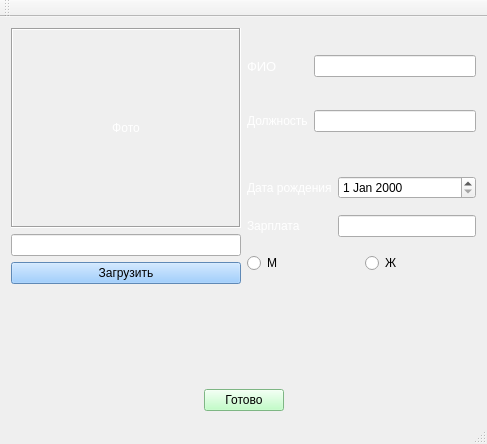
<?xml version="1.0" encoding="UTF-8"?>
<ui version="4.0">
 <class>MainWindow</class>
 <widget class="QMainWindow" name="MainWindow">
  <property name="geometry">
   <rect>
    <x>0</x>
    <y>0</y>
    <width>487</width>
    <height>444</height>
   </rect>
  </property>
  <property name="windowTitle">
   <string>MainWindow</string>
  </property>
  <widget class="QWidget" name="centralWidget">
   <layout class="QGridLayout" name="gridLayout_4">
    <item row="0" column="0" colspan="3">
     <layout class="QGridLayout" name="gridLayout_3">
      <item row="0" column="0" rowspan="2">
       <layout class="QVBoxLayout" name="verticalLayout">
        <item>
         <widget class="QLabel" name="label_photo">
          <property name="sizePolicy">
           <sizepolicy hsizetype="Minimum" vsizetype="Preferred">
            <horstretch>0</horstretch>
            <verstretch>0</verstretch>
           </sizepolicy>
          </property>
          <property name="minimumSize">
           <size>
            <width>200</width>
            <height>200</height>
           </size>
          </property>
          <property name="styleSheet">
           <string notr="true">font: 10pt &quot;xos4 Terminus&quot;;
color:rgb(255, 255, 255)</string>
          </property>
          <property name="frameShape">
           <enum>QFrame::Box</enum>
          </property>
          <property name="frameShadow">
           <enum>QFrame::Sunken</enum>
          </property>
          <property name="text">
           <string>Фото</string>
          </property>
          <property name="alignment">
           <set>Qt::AlignCenter</set>
          </property>
         </widget>
        </item>
        <item>
         <widget class="QLineEdit" name="lineEdit_path"/>
        </item>
        <item>
         <widget class="QPushButton" name="pushButton_load">
          <property name="styleSheet">
           <string notr="true">background:rgb(133, 192, 255)</string>
          </property>
          <property name="text">
           <string>Загрузить</string>
          </property>
         </widget>
        </item>
       </layout>
      </item>
      <item row="0" column="1">
       <layout class="QGridLayout" name="gridLayout">
        <item row="0" column="0">
         <widget class="QLabel" name="label_fio">
          <property name="styleSheet">
           <string notr="true">font: 10pt;
color:rgb(255, 255, 255)</string>
          </property>
          <property name="text">
           <string>ФИО</string>
          </property>
         </widget>
        </item>
        <item row="0" column="1">
         <widget class="QLineEdit" name="lineEdit_fio">
          <property name="text">
           <string/>
          </property>
         </widget>
        </item>
        <item row="1" column="1">
         <widget class="QLineEdit" name="lineEdit_dolzhnost"/>
        </item>
        <item row="1" column="0">
         <widget class="QLabel" name="label_dolzhnost">
          <property name="styleSheet">
           <string notr="true">font: 10pt &quot;xos4 Terminus&quot;;
color:rgb(255, 255, 255)</string>
          </property>
          <property name="text">
           <string>Должность</string>
          </property>
         </widget>
        </item>
       </layout>
      </item>
      <item row="1" column="1">
       <layout class="QGridLayout" name="gridLayout_2">
        <item row="0" column="0">
         <widget class="QLabel" name="label_birthday">
          <property name="styleSheet">
           <string notr="true">font: 10pt &quot;xos4 Terminus&quot;;
color:rgb(255, 255, 255)</string>
          </property>
          <property name="text">
           <string>Дата рождения</string>
          </property>
         </widget>
        </item>
        <item row="0" column="1">
         <widget class="QDateEdit" name="dateEdit">
          <property name="styleSheet">
           <string notr="true"/>
          </property>
         </widget>
        </item>
        <item row="1" column="0">
         <widget class="QLabel" name="label_zp">
          <property name="styleSheet">
           <string notr="true">font: 10pt &quot;xos4 Terminus&quot;;
color:rgb(255, 255, 255)</string>
          </property>
          <property name="text">
           <string>Зарплата</string>
          </property>
         </widget>
        </item>
        <item row="1" column="1">
         <widget class="QLineEdit" name="lineEdit_zp">
          <property name="styleSheet">
           <string notr="true"/>
          </property>
         </widget>
        </item>
        <item row="2" column="0" colspan="2">
         <layout class="QHBoxLayout" name="horizontalLayout">
          <item>
           <widget class="QRadioButton" name="radioButton_m">
            <property name="styleSheet">
             <string notr="true">font: 10pt &quot;xos4 Terminus&quot;;</string>
            </property>
            <property name="text">
             <string>М</string>
            </property>
           </widget>
          </item>
          <item>
           <widget class="QRadioButton" name="radioButton_f">
            <property name="styleSheet">
             <string notr="true">font: 10pt &quot;xos4 Terminus&quot;;</string>
            </property>
            <property name="text">
             <string>Ж</string>
            </property>
           </widget>
          </item>
         </layout>
        </item>
       </layout>
      </item>
     </layout>
    </item>
    <item row="1" column="1">
     <spacer name="verticalSpacer">
      <property name="orientation">
       <enum>Qt::Vertical</enum>
      </property>
      <property name="sizeHint" stdset="0">
       <size>
        <width>20</width>
        <height>86</height>
       </size>
      </property>
     </spacer>
    </item>
    <item row="2" column="0">
     <spacer name="horizontalSpacer_2">
      <property name="orientation">
       <enum>Qt::Horizontal</enum>
      </property>
      <property name="sizeHint" stdset="0">
       <size>
        <width>177</width>
        <height>20</height>
       </size>
      </property>
     </spacer>
    </item>
    <item row="2" column="1">
     <widget class="QPushButton" name="pushButton">
      <property name="styleSheet">
       <string notr="true">background:rgb(176, 255, 185)</string>
      </property>
      <property name="text">
       <string>Готово</string>
      </property>
     </widget>
    </item>
    <item row="2" column="2">
     <spacer name="horizontalSpacer_3">
      <property name="orientation">
       <enum>Qt::Horizontal</enum>
      </property>
      <property name="sizeHint" stdset="0">
       <size>
        <width>177</width>
        <height>20</height>
       </size>
      </property>
     </spacer>
    </item>
   </layout>
  </widget>
  <widget class="QMenuBar" name="menuBar">
   <property name="geometry">
    <rect>
     <x>0</x>
     <y>0</y>
     <width>487</width>
     <height>21</height>
    </rect>
   </property>
  </widget>
  <widget class="QStatusBar" name="statusBar"/>
  <widget class="QToolBar" name="mainToolBar">
   <attribute name="toolBarArea">
    <enum>TopToolBarArea</enum>
   </attribute>
   <attribute name="toolBarBreak">
    <bool>false</bool>
   </attribute>
  </widget>
 </widget>
 <layoutdefault spacing="6" margin="11"/>
 <resources/>
 <connections/>
</ui>
